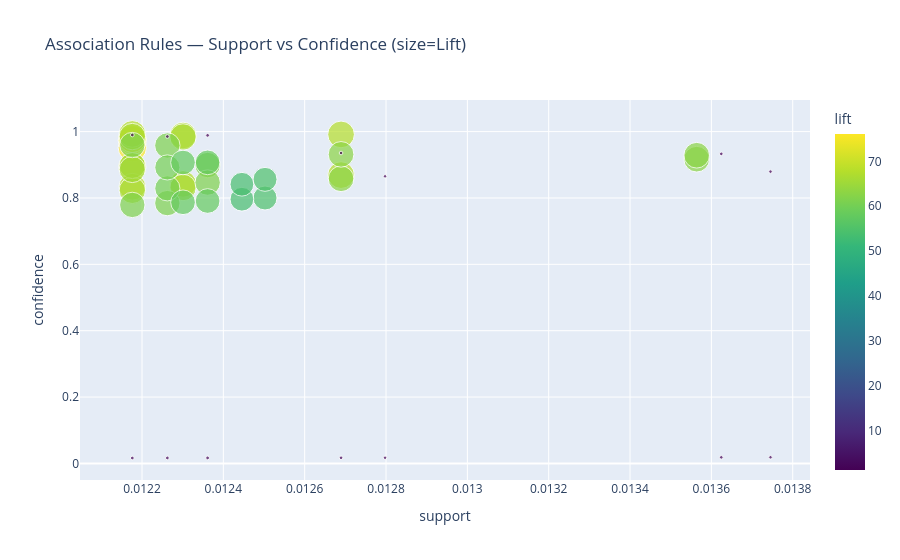

Write notebook code for a chart like this one.
### Code cell
# ── Visualise top rules ───────────────────────────────────────
if len(rules) > 0:
    top_rules = rules.head(20).copy()
    top_rules['rule'] = top_rules['antecedents_str'] + ' → ' + top_rules['consequents_str']

    fig, ax = plt.subplots(figsize=(14, 8))
    bars = ax.barh(top_rules['rule'], top_rules['lift'], color='mediumpurple')
    ax.set_xlabel('Lift')
    ax.set_title('Top-20 Association Rules by Lift', fontweight='bold')
    ax.invert_yaxis()
    plt.tight_layout()
    plt.savefig(FIGURES_DIR + 'corr_association_rules_lift.png', dpi=150)
    plt.show()

    # Scatter: support vs confidence, size = lift
    fig = px.scatter(rules.head(50), x='support', y='confidence',
                     size='lift', color='lift',
                     hover_data=['antecedents_str','consequents_str'],
                     title='Association Rules — Support vs Confidence (size=Lift)',
                     color_continuous_scale='Viridis')
    fig.show()

### Figure 1 — Plotly figure (JSON) as saved in the notebook; plotly's stock layout.template omitted (floating-point values rounded to 4 significant figures)
{"data": [{"customdata": [["SCTP Link Fault, UMTS Cell Unavailable", "Adjacent Node IP Address Ping Failure, NodeB Unavailable"], ["Adjacent Node IP Address Ping Failure, NodeB Unavailable", "SCTP Link Fault, UMTS Cell Unavailable"], ["Adjacent Node IP Address Ping Failure, UMTS Cell Unavailable", "NodeB Unavailable, SCTP Link Fault"], ["NodeB Unavailable, SCTP Link Fault", "Adjacent Node IP Address Ping Failure, UMTS Cell Unavailable"], ["NodeB Unavailable", "Adjacent Node IP Address Ping Failure, SCTP Link Fault, UMTS Cell Unavailable"], ["Adjacent Node IP Address Ping Failure, SCTP Link Fault, UMTS Cell Unavailable", "NodeB Unavailable"], ["NodeB Unavailable", "SCTP Link Fault, UMTS Cell Unavailable"], ["SCTP Link Fault, UMTS Cell Unavailable", "NodeB Unavailable"], ["NodeB Unavailable", "Adjacent Node IP Address Ping Failure, UMTS Cell Unavailable"], ["Adjacent Node IP Address Ping Failure, UMTS Cell Unavailable", "NodeB Unavailable"], ["Adjacent Node IP Address Ping Failure, NodeB Unavailable, SCTP Link Fault", "UMTS Cell Unavailable"], ["UMTS Cell Unavailable", "Adjacent Node IP Address Ping Failure, NodeB Unavailable, SCTP Link Fault"], ["UMTS Cell Unavailable", "Adjacent Node IP Address Ping Failure, NodeB Unavailable"], ["Adjacent Node IP Address Ping Failure, NodeB Unavailable", "UMTS Cell Unavailable"], ["NodeB Unavailable, UMTS Cell Unavailable", "Adjacent Node IP Address Ping Failure, SCTP Link Fault"], ["Adjacent Node IP Address Ping Failure, SCTP Link Fault", "NodeB Unavailable, UMTS Cell Unavailable"], ["UMTS Cell Unavailable", "NodeB Unavailable, SCTP Link Fault"], ["NodeB Unavailable, SCTP Link Fault", "UMTS Cell Unavailable"], ["UMTS Cell Unavailable", "NodeB Unavailable"], ["NodeB Unavailable", "UMTS Cell Unavailable"], ["Adjacent Node IP Address Ping Failure, SCTP Link Fault", "NodeB Unavailable"], ["NodeB Unavailable", "Adjacent Node IP Address Ping Failure, SCTP Link Fault"], ["NodeB Unavailable, SCTP Link Fault, UMTS Cell Unavailable", "Adjacent Node IP Address Ping Failure"], ["Adjacent Node IP Address Ping Failure", "NodeB Unavailable, SCTP Link Fault, UMTS Cell Unavailable"], ["Adjacent Node IP Address Ping Failure", "SCTP Link Fault, UMTS Cell Unavailable"], ["SCTP Link Fault, UMTS Cell Unavailable", "Adjacent Node IP Address Ping Failure"], ["UMTS Cell Unavailable", "Adjacent Node IP Address Ping Failure, SCTP Link Fault"], ["Adjacent Node IP Address Ping Failure, SCTP Link Fault", "UMTS Cell Unavailable"], ["Adjacent Node IP Address Ping Failure", "NodeB Unavailable, SCTP Link Fault"], ["NodeB Unavailable, SCTP Link Fault", "Adjacent Node IP Address Ping Failure"], ["NodeB Unavailable, UMTS Cell Unavailable", "Adjacent Node IP Address Ping Failure"], ["Adjacent Node IP Address Ping Failure", "NodeB Unavailable, UMTS Cell Unavailable"], ["Adjacent Node IP Address Ping Failure", "NodeB Unavailable"], ["NodeB Unavailable", "Adjacent Node IP Address Ping Failure"], ["Adjacent Node IP Address Ping Failure", "UMTS Cell Unavailable"], ["UMTS Cell Unavailable", "Adjacent Node IP Address Ping Failure"], ["Adjacent Node IP Address Ping Failure, NodeB Unavailable, UMTS Cell Unavailable", "SCTP Link Fault"], ["SCTP Link Fault", "Adjacent Node IP Address Ping Failure, NodeB Unavailable, UMTS Cell Unavailable"], ["Adjacent Node IP Address Ping Failure, NodeB Unavailable", "SCTP Link Fault"], ["SCTP Link Fault", "Adjacent Node IP Address Ping Failure, NodeB Unavailable"], ["Adjacent Node IP Address Ping Failure, UMTS Cell Unavailable", "SCTP Link Fault"], ["SCTP Link Fault", "Adjacent Node IP Address Ping Failure, UMTS Cell Unavailable"], ["NodeB Unavailable, UMTS Cell Unavailable", "SCTP Link Fault"], ["SCTP Link Fault", "NodeB Unavailable, UMTS Cell Unavailable"], ["SCTP Link Fault", "NodeB Unavailable"], ["NodeB Unavailable", "SCTP Link Fault"], ["SCTP Link Fault", "Adjacent Node IP Address Ping Failure"], ["Adjacent Node IP Address Ping Failure", "SCTP Link Fault"], ["UMTS Cell Unavailable", "SCTP Link Fault"], ["SCTP Link Fault", "UMTS Cell Unavailable"]], "hovertemplate": "support=%{x}<br>confidence=%{y}<br>lift=%{marker.color}<br>antecedents_str=%{customdata[0]}<br>consequents_str=%{customdata[1]}<extra></extra>", "legendgroup": "", "marker": {"color": [76.1, 76.1, 71.81, 71.81, 68.0, 68.0, 67.9, 67.9, 67.68, 67.68, 66.59, 66.59, 66.51, 66.51, 65.31, 65.31, 62.96, 62.96, 62.79, 62.79, 61.58, 61.58, 61.39, 61.39, 61.3, 61.3, 60.31, 60.31, 58.05, 58.05, 58.02, 58.02, 54.78, 54.78, 53.83, 53.83, 1.327, 1.327, 1.326, 1.326, 1.321, 1.321, 1.254, 1.254, 1.251, 1.251, 1.179, 1.179, 1.16, 1.16], "coloraxis": "coloraxis", "size": [76.1, 76.1, 71.81, 71.81, 68.0, 68.0, 67.9, 67.9, 67.68, 67.68, 66.59, 66.59, 66.51, 66.51, 65.31, 65.31, 62.96, 62.96, 62.79, 62.79, 61.58, 61.58, 61.39, 61.39, 61.3, 61.3, 60.31, 60.31, 58.05, 58.05, 58.02, 58.02, 54.78, 54.78, 53.83, 53.83, 1.327, 1.327, 1.326, 1.326, 1.321, 1.321, 1.254, 1.254, 1.251, 1.251, 1.179, 1.179, 1.16, 1.16], "sizemode": "area", "sizeref": 0.1903, "symbol": "circle"}, "mode": "markers", "name": "", "orientation": "v", "showlegend": false, "type": "scatter", "x": [0.01218, 0.01218, 0.01218, 0.01218, 0.01218, 0.01218, 0.01269, 0.01269, 0.0123, 0.0123, 0.01218, 0.01218, 0.0123, 0.0123, 0.01218, 0.01218, 0.01269, 0.01269, 0.01356, 0.01356, 0.01236, 0.01236, 0.01218, 0.01218, 0.01226, 0.01226, 0.01226, 0.01226, 0.01236, 0.01236, 0.0123, 0.0123, 0.0125, 0.0125, 0.01245, 0.01245, 0.01218, 0.01218, 0.01236, 0.01236, 0.01226, 0.01226, 0.01269, 0.01269, 0.01362, 0.01362, 0.01375, 0.01375, 0.0128, 0.0128], "xaxis": "x", "y": [0.9514, 0.9739, 0.9783, 0.8937, 0.8338, 0.993, 0.8689, 0.9915, 0.8423, 0.9884, 0.985, 0.8232, 0.8316, 0.9839, 0.8977, 0.8858, 0.8579, 0.9314, 0.917, 0.9288, 0.8993, 0.8465, 0.9595, 0.779, 0.7845, 0.9582, 0.829, 0.8921, 0.7909, 0.9073, 0.9069, 0.787, 0.7999, 0.8561, 0.7963, 0.8414, 0.9899, 0.01633, 0.9887, 0.01657, 0.9853, 0.01644, 0.9355, 0.01701, 0.01827, 0.933, 0.01843, 0.8794, 0.8652, 0.01716], "yaxis": "y"}], "layout": {"coloraxis": {"colorbar": {"title": {"text": "lift"}}, "colorscale": [[0, "#440154"], [0.1111, "#482878"], [0.2222, "#3e4989"], [0.3333, "#31688e"], [0.4444, "#26828e"], [0.5556, "#1f9e89"], [0.6667, "#35b779"], [0.7778, "#6ece58"], [0.8889, "#b5de2b"], [1, "#fde725"]]}, "legend": {"itemsizing": "constant", "tracegroupgap": 0}, "title": {"text": "Association Rules — Support vs Confidence (size=Lift)"}, "xaxis": {"anchor": "y", "domain": [0, 1], "title": {"text": "support"}}, "yaxis": {"anchor": "x", "domain": [0, 1], "title": {"text": "confidence"}}}}
